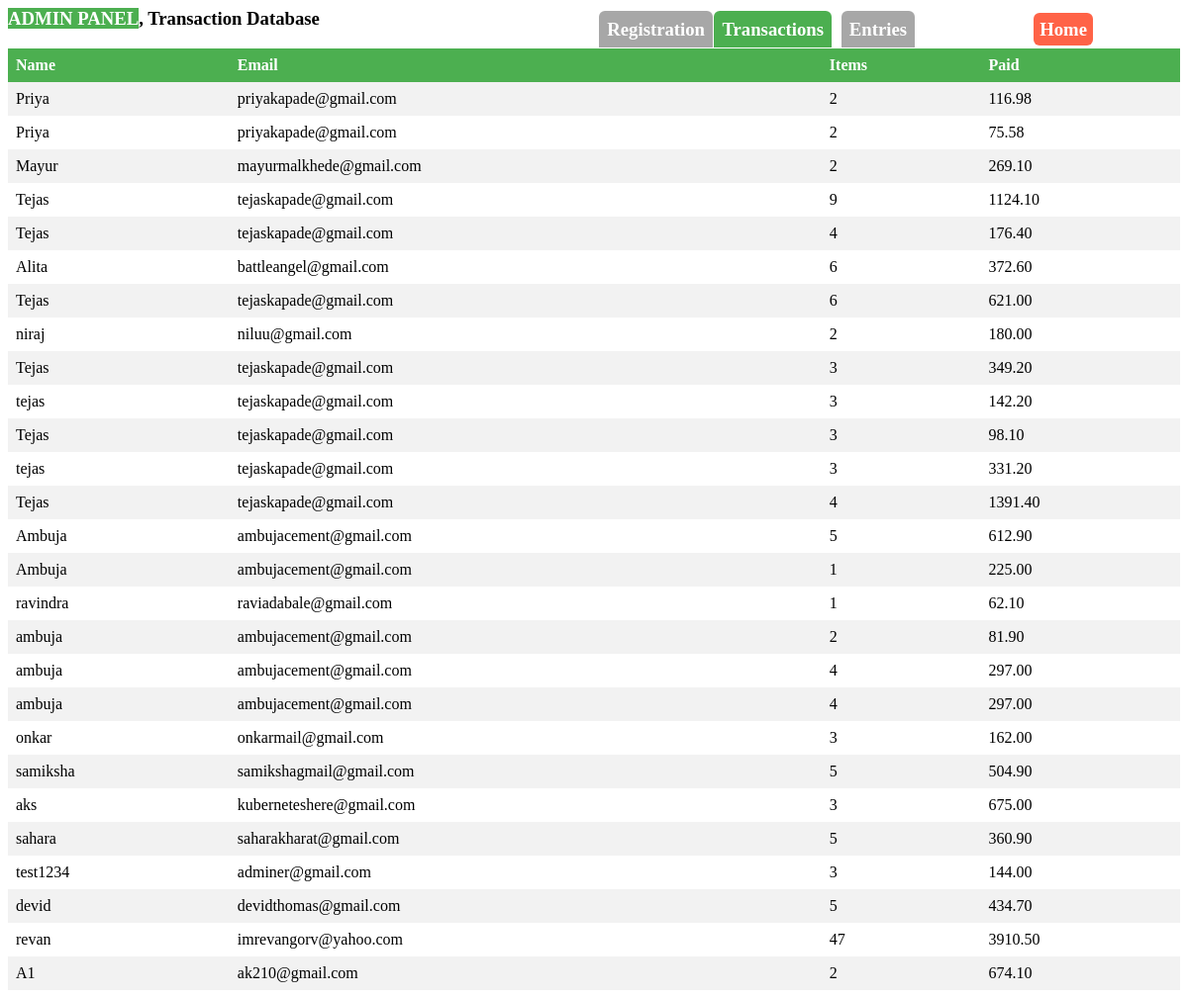
The app's page /website/transaction.php with its own data.
### tables this page shows
CREATE TABLE `transaction` (
  `name` varchar(255) DEFAULT NULL,
  `email` varchar(255) DEFAULT NULL,
  `items` varchar(255) DEFAULT NULL,
  `paid` varchar(255) DEFAULT NULL
);

### website/transaction.php (the view, shortened to what this page needs)
<?php
$dbHost = 'grocy-database-service:3306';
$dbUsername = 'root';
$dbPassword = '989878';
$dbName = 'GROCERY';
$conn = mysqli_connect($dbHost, $dbUsername, $dbPassword, $dbName);
$sql = "SELECT * FROM transaction";
$result = $conn->query($sql);
echo "<h3> <mark style='background:#4CAF50;color:#fff;'>ADMIN PANEL</mark>, Transaction Database </h3>";
echo "<h3 style='right:40%;position:absolute;top:0;'><a href='admin.php' style='background:#A7A7A7;color:#fff;border-radius:6px;border-bottom-left-radius:0;border-bottom-right-radius:0;padding:8px;text-decoration:none;'>Registration</a></h3>";
echo "<h3 style='right:30%;position:absolute;top:0;'><a href='transaction.php' style='background:#4CAF50;color:#fff;border-radius:6px;border-bottom-left-radius:0;border-bottom-right-radius:0;padding:8px;text-decoration:none;'>Transactions</a></h3>";
echo "<h3 style='right:23%;position:absolute;top:0;'><a href='entries.php' style='background:#A7A7A7;color:#fff;border-radius:6px;border-bottom-left-radius:0;border-bottom-right-radius:0;padding:8px;text-decoration:none;'>Entries</a></h3>";
echo "<h3 style='right:8%;position:absolute;top:0;'><a href='index.html' style='background:tomato;color:#fff;border-radius:6px;padding:6px;text-decoration:none;'>Home</a></h3>";
if (mysqli_num_rows($result) > 0) {
    echo "<table>";
    echo "<tr><th>Name</th><th>Email</th><th>Items</th><th>Paid</th></tr>";
    while ($row = mysqli_fetch_assoc($result)) {
        echo "<tr>";
        echo "<td>" . $row["name"] . "</td>";
        echo "<td>" . $row["email"] . "</td>";
        echo "<td>" . $row["items"] . "</td>";
        echo "<td>" . $row["paid"] . "</td>";
        echo "</tr>";
    }
    echo "</table>";
} else {
    echo "No data found.";
}
?>

### website/transaction.php (style rules this page uses)
table { border-collapse: collapse; width: 100%; }
th, td { text-align: left; padding: 8px; }
th { background-color: #4CAF50; color: white; }
tr:nth-child(even) { background-color: #f2f2f2; }

### records on screen
transaction: name "Priya", email "priyakapade@gmail.com", items "2", paid "116.98"
transaction: name "Priya", email "priyakapade@gmail.com", items "2", paid "75.58"
transaction: name "Mayur", email "mayurmalkhede@gmail.com", items "2", paid "269.10"
transaction: name "Tejas", email "tejaskapade@gmail.com", items "9", paid "1124.10"
transaction: name "Tejas", email "tejaskapade@gmail.com", items "4", paid "176.40"
transaction: name "Alita", email "battleangel@gmail.com", items "6", paid "372.60"
transaction: name "Tejas", email "tejaskapade@gmail.com", items "6", paid "621.00"
transaction: name "niraj", email "niluu@gmail.com", items "2", paid "180.00"
transaction: name "Tejas", email "tejaskapade@gmail.com", items "3", paid "349.20"
transaction: name "tejas", email "tejaskapade@gmail.com", items "3", paid "142.20"
transaction: name "Tejas", email "tejaskapade@gmail.com", items "3", paid "98.10"
transaction: name "tejas", email "tejaskapade@gmail.com", items "3", paid "331.20"
transaction: name "Tejas", email "tejaskapade@gmail.com", items "4", paid "1391.40"
transaction: name "Ambuja", email "ambujacement@gmail.com", items "5", paid "612.90"
transaction: name "Ambuja", email "ambujacement@gmail.com", items "1", paid "225.00"
transaction: name "ravindra", email "raviadabale@gmail.com", items "1", paid "62.10"
transaction: name "ambuja", email "ambujacement@gmail.com", items "2", paid "81.90"
transaction: name "ambuja", email "ambujacement@gmail.com", items "4", paid "297.00"
transaction: name "ambuja", email "ambujacement@gmail.com", items "4", paid "297.00"
transaction: name "onkar", email "onkarmail@gmail.com", items "3", paid "162.00"
transaction: name "samiksha", email "samikshagmail@gmail.com", items "5", paid "504.90"
transaction: name "aks", email "kuberneteshere@gmail.com", items "3", paid "675.00"
transaction: name "sahara", email "saharakharat@gmail.com", items "5", paid "360.90"
transaction: name "test1234", email "adminer@gmail.com", items "3", paid "144.00"
transaction: name "devid", email "devidthomas@gmail.com", items "5", paid "434.70"
transaction: name "revan", email "imrevangorv@yahoo.com", items "47", paid "3910.50"
transaction: name "A1", email "ak210@gmail.com", items "2", paid "674.10"
